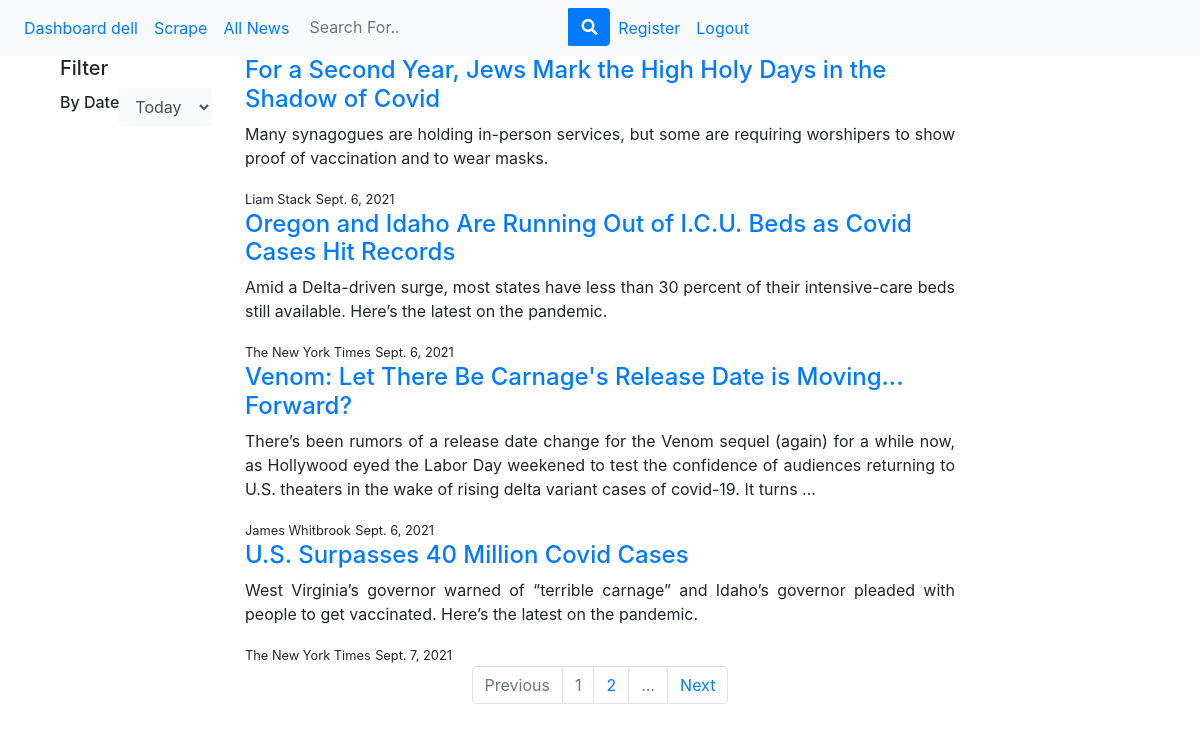
/news/filterByDate (signed in), run on the app's committed database.
### news/models.py (models this page shows, shortened)
class News(models.Model):
    date_created = models.DateField(auto_now=True)
    date_published = models.DateField()
    author = models.CharField(max_length=255)
    source = models.CharField(max_length=255)
    title = models.CharField(max_length=255, unique=True)
    url = models.CharField(max_length=255)
    slug = models.SlugField(unique=True, default=uuid4)
    excerpt = models.TextField()
    content = models.TextField(blank=True, null=True)

### news/views.py (the view)
# urls.py: path('filterByDate',views.filter_by_date, name ='filter-by-date'),
@login_required(login_url='/login')
def filter_by_date(request):
    news = News.objects.order_by('?')
    if request.method == 'GET':
        query= request.GET.get('filterByDate',False)
        if query is not None:
            if query == 'today':
                today = datetime.datetime.today().strftime('%Y-%m-%d')
                news = News.objects.filter(date_published=today)
            elif query == 'latest':
                news = News.objects.order_by('-date_published')
            else:
                news = News.objects.order_by('date_published')
            page = request.GET.get('page', 1)
            paginator = Paginator(news, 4)
            try:
                news = paginator.page(page)
            except PageNotAnInteger:
                news = paginator.page(1)
            except EmptyPage:
                news = paginator.page(paginator.num_pages)
            print(news)
            context={
                'news': news
            }
            return render(request, 'news/all_news.html', context)
        else:
            return redirect('all-news')
    else:
        return redirect('all-news')

### news/templates/news/all_news.html (shortened to what this page needs)
{% extends "news/base.html" %}
{% load static %}
{% block content%}
<div class="container">
    <div class="row">
        <div class="col-md-2">
            <h5>Filter</h5>
            <form class="form-inline my-2 my-lg-0" method="GET" action="{% url 'filter-by-date' %}">
                <h6>By Date</h6>
                <div class="input-group">
                    <select class="form-control bg-light border-0 small" name='filterByDate' onchange="this.form.submit()">
                        <option value='today'>Today</option>
                    </select>
                </div>
            </form>
        </div>
        <div class="col-md-8">
        {% for news in news%}
            <div class="masonry-box" style="width: 100% !important">
                <div class="blog-box" id="{{news.slug}}" data-heading="{{news.title}}"
                 data-published="{{news.date_published}}" data-news="{{news.content}}"
                data-author="{{news.author}}"
                data-toggle="modal" data-target="">
                <div class="blog-meta">
                    <h4><a href="/news/{{news.slug}}" title="">{{news.title}}</a></h4>
                    <p class="text-justify">{{news.excerpt}}</p>
                    <small>{{news.author}}</small>
                    <small>{{news.date_published}}</small>
                </div>
            </div>
        {% endfor %}
        </div>
    </div>
</div>
<nav>
    <ul class="pagination justify-content-center">
        <li class="page-item {% if not news.has_previous %} disabled {% endif %}">
            <a class="page-link" href="{% if news.has_previous %} ?page={{ news.previous_page_number }}{% endif %} ">Previous</a>
        </li>
        {% for i in news.paginator.page_range %}
            {% if news.number == i %}
                <li class="active page-item disabled"><a class="page-link" href="#">{{ i }}</a></li>
            {% elif i > news.number|add:'-2' and i < news.number|add:'2' %}
                <li class="page-item"><a class="page-link" href="?page={{ i }}">{{ i }}</a></li>
            {% endif %}
        {% endfor %}
        {% if news.paginator.num_pages > news.number|add:'1' %}
            <li class="page-item disabled"><a class="page-link" href="#">&hellip;</a></li>
        {% endif %}
        <li class="page-item {% if not news.has_next %} disabled {% endif %}">
            <a class="page-link" href="{% if news.has_next %} ?page={{ news.next_page_number }} {% endif %}">Next</a>
        </li>
    </ul>
  </nav>
{% endblock %}

### news/templates/news/base.html (shortened to what this page needs)
{% load static %}
<html lang="en">
<head>
    <link rel="stylesheet" href="https://stackpath.bootstrapcdn.com/bootstrap/4.1.3/css/bootstrap.min.css">
    <link rel="stylesheet" href="https://use.fontawesome.com/releases/v5.7.2/css/all.css"
 />
</head>
<body>
  <nav class="navbar navbar-expand-sm bg-light">
    <ul class="navbar-nav">
        {% if user.is_authenticated %}
        <li class="nav-item">
          <a class="nav-link" href="{% url 'dashboard' %}">Dashboard {{user}}</a>
        </li>
        {% if perms.news.add_news %}
        <li class="nav-item">
            <a class="nav-link" href="{% url 'news-form' %}">Scrape</a>
        </li>
        {% endif %}
        <li class="nav-item">
            <a class="nav-link" href="{% url 'all-news' %}">All News</a>
        </li>
        <li class="nav-item">
            <form class="form-inline my-2 my-lg-0" method="GET" action="{% url 'nsearch' %}">
                <div class="input-group">
                    <input class="form-control bg-light border-0 small" type="search" name="search" placeholder="Search For.." aria-label="Search"/>
                    <div class="input-group-append">
                        <button class="btn btn-primary" type="submit">
                        <i class="fas fa-search"></i>
                        </button>
                    </div>
                </div>
            </form>
        </li>
        <li class="nav-item">
            <a class="nav-link" href="/register">Register</a>
        </li>
        <li class="nav-item">
            <a class="nav-link" href="{% url 'logout' %}">Logout</a>
        </li>
        {% endif %}
    </ul>
</nav>
  <div class="container">
    {% block content %}{% endblock %}
  </div>
</body>
</html>

### data on the page
News: title "For a Second Year, Jews Mark the High Holy Days in the Shadow of Covid", excerpt "Many synagogues are holding in-person services, but some are requiring worshipers to show proof of vaccination and to wear masks.", author "Liam Stack", date_published "Sept. 6, 2021"
News: title "Oregon and Idaho Are Running Out of I.C.U. Beds as Covid Cases Hit Records", excerpt "Amid a Delta-driven surge, most states have less than 30 percent of their intensive-care beds still available. Here’s the latest on the pandemic.", author "The New York Times", date_published "Sept. 6, 2021"
News: title "Venom: Let There Be Carnage's Release Date is Moving... Forward?", excerpt "There’s been rumors of a release date change for the Venom sequel (again) for a while now, as Hollywood eyed the Labor Day weekened to test the confidence of audiences returning to U.S. theaters in the wake of rising delta variant cases of covid-19. It turns …", author "James Whitbrook", date_published "Sept. 6, 2021"
News: title "U.S. Surpasses 40 Million Covid Cases", excerpt "West Virginia’s governor warned of “terrible carnage” and Idaho’s governor pleaded with people to get vaccinated. Here’s the latest on the pandemic.", author "The New York Times", date_published "Sept. 7, 2021"

### other printed values
{{ user }} "dell"
{{ i }} "1"
{{ i }} "2"
